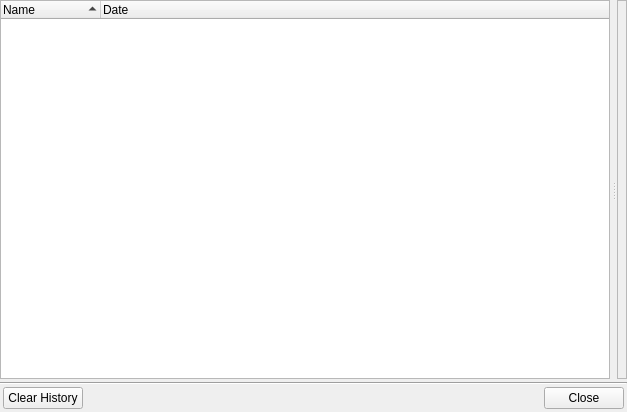
<?xml version="1.0" encoding="UTF-8"?>
<ui version="4.0">
 <class>HistoryWindow</class>
 <widget class="QWidget" name="HistoryWindow">
  <property name="geometry">
   <rect>
    <x>0</x>
    <y>0</y>
    <width>627</width>
    <height>412</height>
   </rect>
  </property>
  <property name="windowTitle">
   <string>Form</string>
  </property>
  <layout class="QVBoxLayout" name="verticalLayout">
   <property name="spacing">
    <number>3</number>
   </property>
   <property name="leftMargin">
    <number>0</number>
   </property>
   <property name="topMargin">
    <number>0</number>
   </property>
   <property name="rightMargin">
    <number>0</number>
   </property>
   <property name="bottomMargin">
    <number>3</number>
   </property>
   <item>
    <widget class="QSplitter" name="splitter">
     <property name="sizePolicy">
      <sizepolicy hsizetype="Expanding" vsizetype="Expanding">
       <horstretch>0</horstretch>
       <verstretch>0</verstretch>
      </sizepolicy>
     </property>
     <property name="orientation">
      <enum>Qt::Horizontal</enum>
     </property>
     <property name="handleWidth">
      <number>7</number>
     </property>
     <property name="childrenCollapsible">
      <bool>false</bool>
     </property>
     <widget class="QTreeWidget" name="tvMsgList">
      <property name="sizePolicy">
       <sizepolicy hsizetype="Preferred" vsizetype="Expanding">
        <horstretch>1</horstretch>
        <verstretch>0</verstretch>
       </sizepolicy>
      </property>
      <property name="alternatingRowColors">
       <bool>true</bool>
      </property>
      <property name="indentation">
       <number>0</number>
      </property>
      <property name="itemsExpandable">
       <bool>false</bool>
      </property>
      <property name="sortingEnabled">
       <bool>true</bool>
      </property>
      <property name="expandsOnDoubleClick">
       <bool>false</bool>
      </property>
      <property name="columnCount">
       <number>2</number>
      </property>
      <column>
       <property name="text">
        <string>Name</string>
       </property>
      </column>
      <column>
       <property name="text">
        <string>Date</string>
       </property>
      </column>
     </widget>
     <widget class="QFrame" name="fraMessageLog">
      <property name="sizePolicy">
       <sizepolicy hsizetype="Expanding" vsizetype="Expanding">
        <horstretch>2</horstretch>
        <verstretch>0</verstretch>
       </sizepolicy>
      </property>
      <property name="frameShape">
       <enum>QFrame::StyledPanel</enum>
      </property>
      <property name="frameShadow">
       <enum>QFrame::Sunken</enum>
      </property>
      <layout class="QHBoxLayout" name="horizontalLayout_2">
       <property name="margin">
        <number>0</number>
       </property>
       <item>
        <layout class="QVBoxLayout" name="logLayout"/>
       </item>
      </layout>
     </widget>
    </widget>
   </item>
   <item>
    <widget class="Line" name="line">
     <property name="maximumSize">
      <size>
       <width>16777215</width>
       <height>2</height>
      </size>
     </property>
     <property name="orientation">
      <enum>Qt::Horizontal</enum>
     </property>
    </widget>
   </item>
   <item>
    <layout class="QHBoxLayout" name="horizontalLayout">
     <property name="leftMargin">
      <number>3</number>
     </property>
     <property name="rightMargin">
      <number>3</number>
     </property>
     <item>
      <widget class="QPushButton" name="btnClearHistory">
       <property name="text">
        <string>Clear History</string>
       </property>
      </widget>
     </item>
     <item>
      <spacer name="horizontalSpacer">
       <property name="orientation">
        <enum>Qt::Horizontal</enum>
       </property>
       <property name="sizeType">
        <enum>QSizePolicy::Expanding</enum>
       </property>
       <property name="sizeHint" stdset="0">
        <size>
         <width>40</width>
         <height>20</height>
        </size>
       </property>
      </spacer>
     </item>
     <item>
      <widget class="QPushButton" name="btnClose">
       <property name="text">
        <string>Close</string>
       </property>
      </widget>
     </item>
    </layout>
   </item>
  </layout>
 </widget>
 <layoutdefault spacing="6" margin="11"/>
 <tabstops>
  <tabstop>tvMsgList</tabstop>
  <tabstop>btnClose</tabstop>
  <tabstop>btnClearHistory</tabstop>
 </tabstops>
 <resources/>
 <connections>
  <connection>
   <sender>btnClose</sender>
   <signal>clicked()</signal>
   <receiver>HistoryWindow</receiver>
   <slot>close()</slot>
   <hints>
    <hint type="sourcelabel">
     <x>585</x>
     <y>396</y>
    </hint>
    <hint type="destinationlabel">
     <x>313</x>
     <y>205</y>
    </hint>
   </hints>
  </connection>
 </connections>
</ui>
